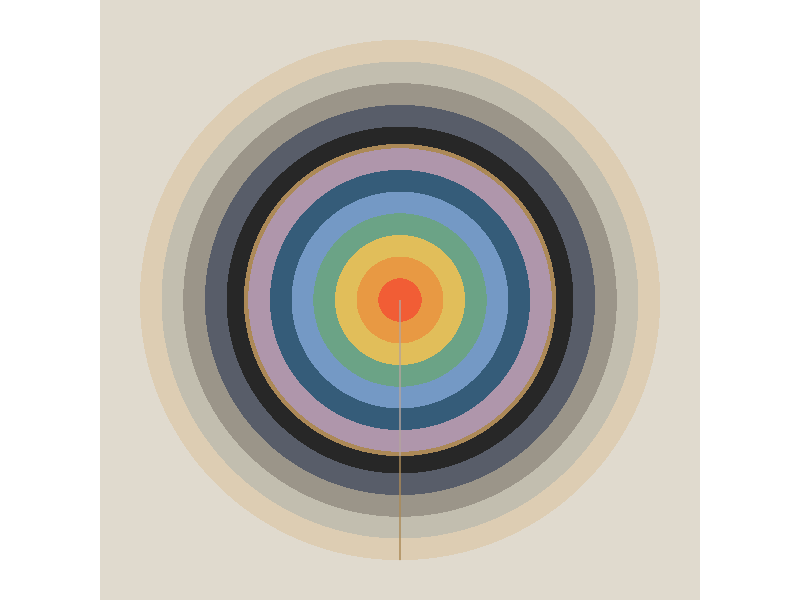

Source code (R): (Note: this script raises an error after producing the figure.)
library(ggplot2)
library(ggforce)
library(dplyr)
library(tibble)

# Series VIII. Picture of the Starting Point (1920)

plot_data <- tibble(
  x0 = rev(rep(0, 13)),
  y0 = rev(rep(0, 13)),
  r = rev(c(1:7, 7.2, 8:12)),
  r_col = LETTERS[1:13]
)

ggplot() +
  geom_circle(
    data = plot_data[1:6,],
    mapping = aes(x0 = x0,
                  y0 = y0,
                  r = r,
                  fill = r_col),
    colour = "#9b9589",
    linewidth = 0.01
  ) +
  geom_circle(
    data = plot_data[7:13,],
    mapping = aes(x0 = x0,
                  y0 = y0,
                  r = r,
                  fill = r_col),
    colour = "#9b9589",
    linewidth = 0.01
  ) +
  geom_segment(data = data.frame(x = 0, y = 0, xend = 0, yend = -7.2),
               aes(x = x, y = y, xend = xend, yend = yend),
               colour = "#b4a39d",
               linewidth = 0.5) +
  geom_segment(data = data.frame(x = 0, y = -7.2, xend = 0, yend = -12),
               aes(x = x, y = y, xend = xend, yend = yend),
               colour = "#ac8957",
               linewidth = 0.5) +
  scale_fill_manual(
    values = c("#ddcdb3", "#c2beaf", "#9b9589", "#585d69",
               "#272727", "#ac8957", "#af96ab", "#355c79",
               "#7499c5", "#6ba386", "#e1be5a", "#e89943",
               "#f15d35")
    ) +
  coord_fixed() +
  theme_void() +
  theme(legend.position = "none",
        panel.background = element_rect(fill = "#e0dace", colour = "#e0dace"),
        plot.background = element_rect(fill = "#e0dace", colour = "#e0dace"),
        plot.margin = margin(10, 10, 10, 10))

ggplot2::ggsave(filename = "2023/art/27_hilma_af_klint.png",
                width = 600,
                height = 600,
                unit = "px")
